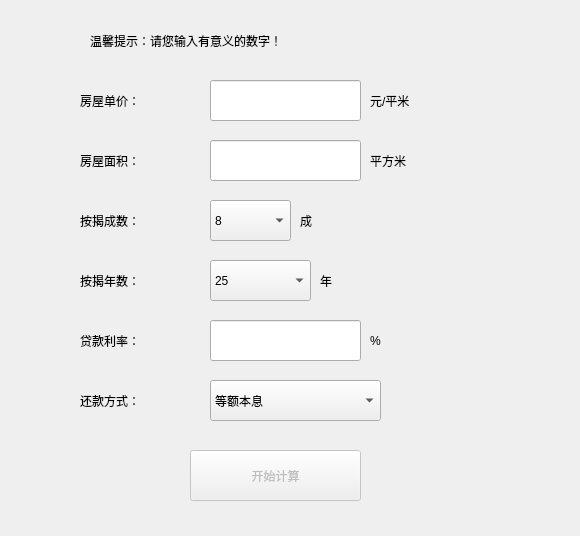
<?xml version="1.0" encoding="UTF-8"?>
<ui version="4.0">
 <class>shangyedaikuan</class>
 <widget class="QWidget" name="shangyedaikuan">
  <property name="geometry">
   <rect>
    <x>0</x>
    <y>0</y>
    <width>580</width>
    <height>536</height>
   </rect>
  </property>
  <property name="windowTitle">
   <string>根据面积、单价计算</string>
  </property>
  <widget class="QPushButton" name="pushButton_kaishiJisuan">
   <property name="enabled">
    <bool>false</bool>
   </property>
   <property name="geometry">
    <rect>
     <x>190</x>
     <y>450</y>
     <width>171</width>
     <height>51</height>
    </rect>
   </property>
   <property name="text">
    <string>开始计算</string>
   </property>
  </widget>
  <widget class="QLabel" name="label_7">
   <property name="geometry">
    <rect>
     <x>370</x>
     <y>80</y>
     <width>121</width>
     <height>41</height>
    </rect>
   </property>
   <property name="text">
    <string>元/平米</string>
   </property>
  </widget>
  <widget class="QLabel" name="label_8">
   <property name="geometry">
    <rect>
     <x>370</x>
     <y>140</y>
     <width>121</width>
     <height>41</height>
    </rect>
   </property>
   <property name="text">
    <string>平方米</string>
   </property>
  </widget>
  <widget class="QLabel" name="label_9">
   <property name="geometry">
    <rect>
     <x>370</x>
     <y>320</y>
     <width>121</width>
     <height>41</height>
    </rect>
   </property>
   <property name="text">
    <string>%</string>
   </property>
  </widget>
  <widget class="QLabel" name="label_10">
   <property name="geometry">
    <rect>
     <x>300</x>
     <y>200</y>
     <width>121</width>
     <height>41</height>
    </rect>
   </property>
   <property name="text">
    <string>成</string>
   </property>
  </widget>
  <widget class="QLabel" name="label_11">
   <property name="geometry">
    <rect>
     <x>320</x>
     <y>260</y>
     <width>121</width>
     <height>41</height>
    </rect>
   </property>
   <property name="text">
    <string>年</string>
   </property>
  </widget>
  <widget class="QLabel" name="label_4">
   <property name="geometry">
    <rect>
     <x>80</x>
     <y>260</y>
     <width>101</width>
     <height>41</height>
    </rect>
   </property>
   <property name="text">
    <string>按揭年数：</string>
   </property>
  </widget>
  <widget class="QComboBox" name="comboBox_anjieNianshu">
   <property name="geometry">
    <rect>
     <x>210</x>
     <y>260</y>
     <width>101</width>
     <height>41</height>
    </rect>
   </property>
   <item>
    <property name="text">
     <string>25</string>
    </property>
   </item>
   <item>
    <property name="text">
     <string>24</string>
    </property>
   </item>
   <item>
    <property name="text">
     <string>23</string>
    </property>
   </item>
   <item>
    <property name="text">
     <string>22</string>
    </property>
   </item>
   <item>
    <property name="text">
     <string>21</string>
    </property>
   </item>
   <item>
    <property name="text">
     <string>20</string>
    </property>
   </item>
   <item>
    <property name="text">
     <string>19</string>
    </property>
   </item>
   <item>
    <property name="text">
     <string>18</string>
    </property>
   </item>
   <item>
    <property name="text">
     <string>17</string>
    </property>
   </item>
   <item>
    <property name="text">
     <string>16</string>
    </property>
   </item>
   <item>
    <property name="text">
     <string>15</string>
    </property>
   </item>
   <item>
    <property name="text">
     <string>14</string>
    </property>
   </item>
   <item>
    <property name="text">
     <string>13</string>
    </property>
   </item>
   <item>
    <property name="text">
     <string>12</string>
    </property>
   </item>
   <item>
    <property name="text">
     <string>11</string>
    </property>
   </item>
   <item>
    <property name="text">
     <string>10</string>
    </property>
   </item>
   <item>
    <property name="text">
     <string>9</string>
    </property>
   </item>
   <item>
    <property name="text">
     <string>8</string>
    </property>
   </item>
   <item>
    <property name="text">
     <string>7</string>
    </property>
   </item>
   <item>
    <property name="text">
     <string>6</string>
    </property>
   </item>
   <item>
    <property name="text">
     <string>5</string>
    </property>
   </item>
   <item>
    <property name="text">
     <string>4</string>
    </property>
   </item>
   <item>
    <property name="text">
     <string>3</string>
    </property>
   </item>
   <item>
    <property name="text">
     <string>2</string>
    </property>
   </item>
   <item>
    <property name="text">
     <string>1</string>
    </property>
   </item>
  </widget>
  <widget class="QLabel" name="label_6">
   <property name="geometry">
    <rect>
     <x>80</x>
     <y>380</y>
     <width>101</width>
     <height>41</height>
    </rect>
   </property>
   <property name="text">
    <string>还款方式：</string>
   </property>
  </widget>
  <widget class="QComboBox" name="comboBox_huankuanFangshi">
   <property name="geometry">
    <rect>
     <x>210</x>
     <y>380</y>
     <width>171</width>
     <height>41</height>
    </rect>
   </property>
   <item>
    <property name="text">
     <string>等额本息  </string>
    </property>
   </item>
   <item>
    <property name="text">
     <string>等额本金  </string>
    </property>
   </item>
  </widget>
  <widget class="QLineEdit" name="lineEdit_daikuanLilv">
   <property name="geometry">
    <rect>
     <x>210</x>
     <y>320</y>
     <width>151</width>
     <height>41</height>
    </rect>
   </property>
  </widget>
  <widget class="QLabel" name="label_5">
   <property name="geometry">
    <rect>
     <x>80</x>
     <y>320</y>
     <width>101</width>
     <height>41</height>
    </rect>
   </property>
   <property name="text">
    <string>贷款利率：</string>
   </property>
  </widget>
  <widget class="QLabel" name="label_3">
   <property name="geometry">
    <rect>
     <x>80</x>
     <y>200</y>
     <width>101</width>
     <height>41</height>
    </rect>
   </property>
   <property name="text">
    <string>按揭成数：</string>
   </property>
  </widget>
  <widget class="QComboBox" name="comboBox_anjieChengshu">
   <property name="geometry">
    <rect>
     <x>210</x>
     <y>200</y>
     <width>81</width>
     <height>41</height>
    </rect>
   </property>
   <item>
    <property name="text">
     <string>8</string>
    </property>
   </item>
   <item>
    <property name="text">
     <string>7.5</string>
    </property>
   </item>
   <item>
    <property name="text">
     <string>7</string>
    </property>
   </item>
   <item>
    <property name="text">
     <string>6.5</string>
    </property>
   </item>
   <item>
    <property name="text">
     <string>6</string>
    </property>
   </item>
   <item>
    <property name="text">
     <string>5.5</string>
    </property>
   </item>
   <item>
    <property name="text">
     <string>5</string>
    </property>
   </item>
   <item>
    <property name="text">
     <string>4.5</string>
    </property>
   </item>
   <item>
    <property name="text">
     <string>4</string>
    </property>
   </item>
   <item>
    <property name="text">
     <string>3.5</string>
    </property>
   </item>
   <item>
    <property name="text">
     <string>3</string>
    </property>
   </item>
   <item>
    <property name="text">
     <string>2.5</string>
    </property>
   </item>
   <item>
    <property name="text">
     <string>2</string>
    </property>
   </item>
  </widget>
  <widget class="QLineEdit" name="lineEdit_fangwuMianji">
   <property name="geometry">
    <rect>
     <x>210</x>
     <y>140</y>
     <width>151</width>
     <height>41</height>
    </rect>
   </property>
  </widget>
  <widget class="QLabel" name="label_2">
   <property name="geometry">
    <rect>
     <x>80</x>
     <y>150</y>
     <width>101</width>
     <height>21</height>
    </rect>
   </property>
   <property name="text">
    <string>房屋面积：</string>
   </property>
  </widget>
  <widget class="QLabel" name="label">
   <property name="geometry">
    <rect>
     <x>80</x>
     <y>80</y>
     <width>101</width>
     <height>41</height>
    </rect>
   </property>
   <property name="text">
    <string>房屋单价：</string>
   </property>
  </widget>
  <widget class="QLineEdit" name="lineEdit_fangwuDanjia">
   <property name="geometry">
    <rect>
     <x>210</x>
     <y>80</y>
     <width>151</width>
     <height>41</height>
    </rect>
   </property>
  </widget>
  <widget class="QLabel" name="label_12">
   <property name="geometry">
    <rect>
     <x>90</x>
     <y>20</y>
     <width>431</width>
     <height>41</height>
    </rect>
   </property>
   <property name="text">
    <string>温馨提示：请您输入有意义的数字！</string>
   </property>
  </widget>
 </widget>
 <resources/>
 <connections>
  <connection>
   <sender>lineEdit_fangwuDanjia</sender>
   <signal>textChanged(QString)</signal>
   <receiver>shangyedaikuan</receiver>
   <slot>on_text_changed()</slot>
   <hints>
    <hint type="sourcelabel">
     <x>157</x>
     <y>33</y>
    </hint>
    <hint type="destinationlabel">
     <x>274</x>
     <y>28</y>
    </hint>
   </hints>
  </connection>
  <connection>
   <sender>lineEdit_fangwuMianji</sender>
   <signal>textChanged(QString)</signal>
   <receiver>shangyedaikuan</receiver>
   <slot>on_text_changed()</slot>
   <hints>
    <hint type="sourcelabel">
     <x>170</x>
     <y>69</y>
    </hint>
    <hint type="destinationlabel">
     <x>286</x>
     <y>86</y>
    </hint>
   </hints>
  </connection>
  <connection>
   <sender>lineEdit_daikuanLilv</sender>
   <signal>textChanged(QString)</signal>
   <receiver>shangyedaikuan</receiver>
   <slot>on_text_changed()</slot>
   <hints>
    <hint type="sourcelabel">
     <x>194</x>
     <y>156</y>
    </hint>
    <hint type="destinationlabel">
     <x>292</x>
     <y>163</y>
    </hint>
   </hints>
  </connection>
 </connections>
 <slots>
  <slot>on_text_changed()</slot>
 </slots>
</ui>
